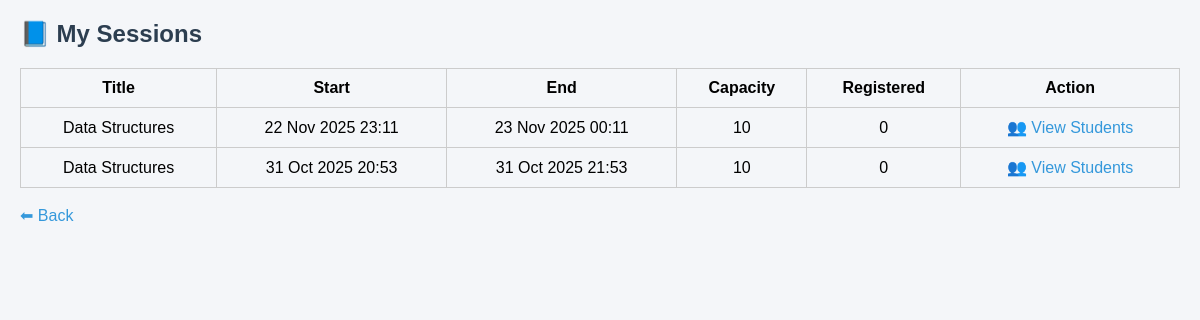
Screenshot of /tutor/my_sessions.php (signed in) with the database file from the repository.
### tables this page shows
CREATE TABLE `sessions` (
  `id` int(11) NOT NULL,
  `learner_id` int(11) DEFAULT NULL,
  `tutor_id` int(11) DEFAULT NULL,
  `title` varchar(255) DEFAULT NULL,
  `description` text DEFAULT NULL,
  `start_time` datetime DEFAULT NULL,
  `end_time` datetime DEFAULT NULL,
  `capacity` int(11) DEFAULT 10,
  `is_closed` tinyint(1) DEFAULT 0,
  `created_at` timestamp NOT NULL DEFAULT current_timestamp(),
  `status` enum('requested','assigned','accepted','rejected','cancelled','completed') DEFAULT 'requested'
);

### tutor/my_sessions.php (the view, shortened to what this page needs)
<?php
include("../config/db.php");
$tutor_id = $_SESSION['user_id'];
$sessions = $conn->query("SELECT * FROM sessions WHERE tutor_id=$tutor_id ORDER BY start_time DESC");
?>
<!DOCTYPE html>
<html>
<head>
</head>
<body>
  <h2>📘 My Sessions</h2>
  <table>
    <tr><th>Title</th><th>Start</th><th>End</th><th>Capacity</th><th>Registered</th><th>Action</th></tr>
    <?php while($s = $sessions->fetch_assoc()):
      $count = $conn->query("SELECT COUNT(*) as c FROM session_registrations WHERE session_id=".$s['id'])->fetch_assoc()['c'];
    ?>
      <tr>
        <td><?php echo htmlspecialchars($s['title']); ?></td>
        <td><?php echo date("d M Y H:i", strtotime($s['start_time'])); ?></td>
        <td><?php echo date("d M Y H:i", strtotime($s['end_time'])); ?></td>
        <td><?php echo $s['capacity']; ?></td>
        <td><?php echo $count; ?></td>
        <td><a href="view_registrations.php?id=<?php echo $s['id']; ?>">👥 View Students</a></td>
      </tr>
    <?php endwhile; ?>
  </table>
  <br>
  <a href="../dashboard/tutor.php">⬅ Back</a>
</body>
</html>

### tutor/my_sessions.php (style rules this page uses)
body { font-family: Arial; margin:20px; background:#f4f6f9; }
h2 { color:#2c3e50; }
table { width:100%; border-collapse: collapse; margin-top:20px; }
table, th, td { border:1px solid #ccc; }
th, td { padding:10px; text-align:center; }
a { color:#3498db; text-decoration:none; }

### rows the page displays
sessions: title "Data Structures", start_time "22 Nov 2025 23:11", end_time "23 Nov 2025 00:11", capacity "10", count "0"
sessions: title "Data Structures", start_time "31 Oct 2025 20:53", end_time "31 Oct 2025 21:53", capacity "10", count "0"
